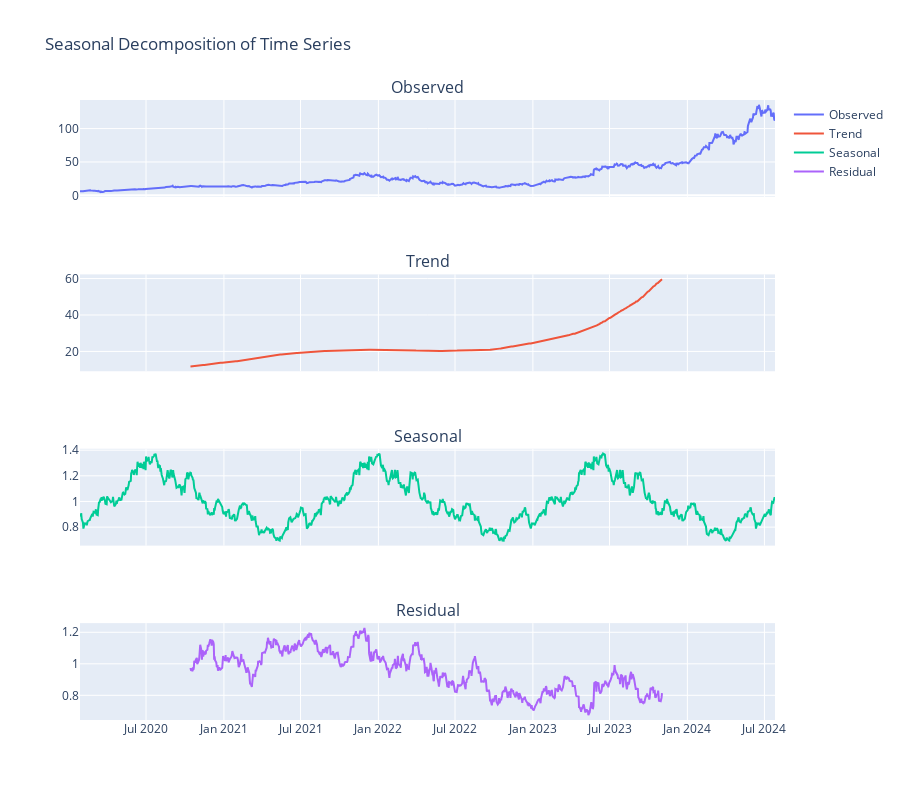

This figure's notebook cell:
### Markdown cell above
I'm gonna break down the stock price data into its underlying components: trend, seasonality, and noise. This helps me understand the overall direction the stock is moving in (the trend), any regular patterns that repeat over time (seasonality), and any random fluctuations (noise) that don't fit into the other two categories. This deeper insight allows for better analysis and more accurate predictions.

### Code cell
from statsmodels.tsa.seasonal import seasonal_decompose

# Decompose the time series
decomposition = seasonal_decompose(stocks[sto,'Close'], model='multiplicative', period=365)

# Create DataFrames for each component
observed = decomposition.observed.to_frame(name='Observed')
trend = decomposition.trend.to_frame(name='Trend')
seasonal = decomposition.seasonal.to_frame(name='Seasonal')
residual = decomposition.resid.to_frame(name='Residual')

fig = make_subplots(rows=4, cols=1, shared_xaxes=True, subplot_titles=('Observed', 'Trend', 'Seasonal', 'Residual'))

fig.add_trace(go.Scatter(x=observed.index, y=observed['Observed'], name='Observed'), row=1, col=1)
fig.add_trace(go.Scatter(x=trend.index, y=trend['Trend'], name='Trend'), row=2, col=1)
fig.add_trace(go.Scatter(x=seasonal.index, y=seasonal['Seasonal'], name='Seasonal'), row=3, col=1)
fig.add_trace(go.Scatter(x=residual.index, y=residual['Residual'], name='Residual'), row=4, col=1)

# Update layout
fig.update_layout(height=800, width=900, title_text="Seasonal Decomposition of Time Series")
fig.show()

### Figure 1 — Plotly figure (JSON) as saved in the notebook; plotly's stock layout.template omitted (floating-point values rounded to 4 significant figures; data arrays with more than 128 entries replaced by an {"elided": "..."} marker saying what was removed)
{"data": [{"name": "Observed", "type": "scatter", "x": {"elided": "1133 str values"}, "xaxis": "x", "y": {"elided": "1133 float values"}, "yaxis": "y"}, {"name": "Trend", "type": "scatter", "x": {"elided": "1133 str values"}, "xaxis": "x2", "y": {"elided": "1133 float values"}, "yaxis": "y2"}, {"name": "Seasonal", "type": "scatter", "x": {"elided": "1133 str values"}, "xaxis": "x3", "y": {"elided": "1133 float values"}, "yaxis": "y3"}, {"name": "Residual", "type": "scatter", "x": {"elided": "1133 str values"}, "xaxis": "x4", "y": {"elided": "1133 float values"}, "yaxis": "y4"}], "layout": {"annotations": [{"font": {"size": 16}, "showarrow": false, "text": "Observed", "x": 0.5, "xanchor": "center", "xref": "paper", "y": 1.0, "yanchor": "bottom", "yref": "paper"}, {"font": {"size": 16}, "showarrow": false, "text": "Trend", "x": 0.5, "xanchor": "center", "xref": "paper", "y": 0.7188, "yanchor": "bottom", "yref": "paper"}, {"font": {"size": 16}, "showarrow": false, "text": "Seasonal", "x": 0.5, "xanchor": "center", "xref": "paper", "y": 0.4375, "yanchor": "bottom", "yref": "paper"}, {"font": {"size": 16}, "showarrow": false, "text": "Residual", "x": 0.5, "xanchor": "center", "xref": "paper", "y": 0.1562, "yanchor": "bottom", "yref": "paper"}], "height": 800, "title": {"text": "Seasonal Decomposition of Time Series"}, "width": 900, "xaxis": {"anchor": "y", "domain": [0.0, 1.0], "matches": "x4", "showticklabels": false}, "xaxis2": {"anchor": "y2", "domain": [0.0, 1.0], "matches": "x4", "showticklabels": false}, "xaxis3": {"anchor": "y3", "domain": [0.0, 1.0], "matches": "x4", "showticklabels": false}, "xaxis4": {"anchor": "y4", "domain": [0.0, 1.0]}, "yaxis": {"anchor": "x", "domain": [0.8438, 1.0]}, "yaxis2": {"anchor": "x2", "domain": [0.5625, 0.7188]}, "yaxis3": {"anchor": "x3", "domain": [0.2812, 0.4375]}, "yaxis4": {"anchor": "x4", "domain": [0.0, 0.1562]}}}
